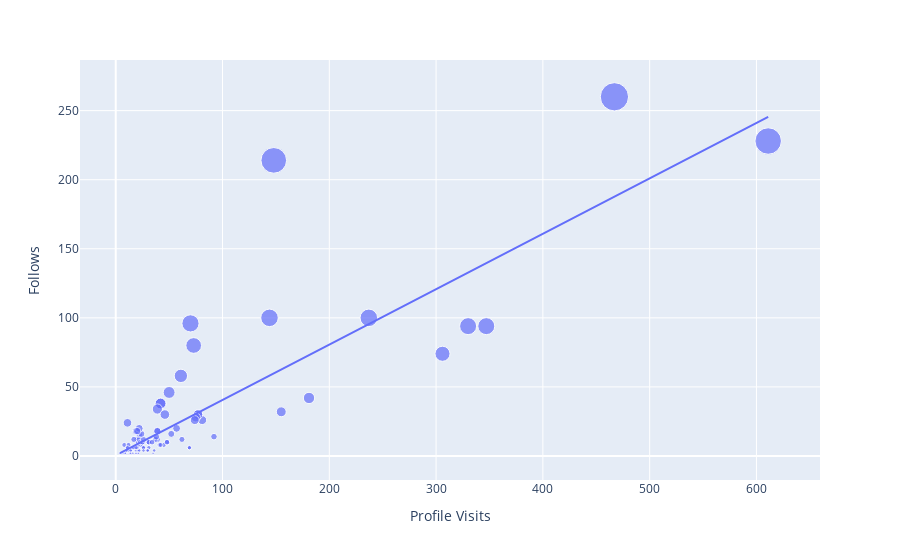

Here is the notebook cell this chart was saved with:
### Code cell
px.scatter(data_frame=df,x='Profile Visits',y='Follows', size='Follows',trendline='ols')

### Figure 1 — Plotly figure (JSON) as saved in the notebook; plotly's stock layout.template omitted (floating-point values rounded to 4 significant figures)
{"data": [{"hovertemplate": "Profile Visits=%{x}<br>Follows=%{marker.size}<extra></extra>", "legendgroup": "", "marker": {"color": "#636efa", "size": [2, 10, 12, 8, 0, 2, 0, 6, 4, 6, 4, 0, 2, 4, 42, 6, 2, 2, 30, 0, 0, 24, 100, 2, 4, 6, 6, 6, 2, 2, 20, 2, 4, 8, 26, 2, 2, 4, 0, 2, 94, 8, 18, 10, 4, 4, 4, 4, 18, 38, 10, 12, 4, 4, 74, 0, 6, 6, 0, 6, 12, 10, 8, 8, 46, 12, 10, 94, 6, 10, 6, 4, 12, 16, 12, 8, 32, 8, 16, 6, 10, 10, 6, 2, 2, 30, 0, 4, 4, 18, 38, 10, 2, 4, 6, 6, 6, 2, 2, 14, 8, 14, 28, 18, 12, 34, 26, 260, 16, 96, 20, 30, 58, 100, 80, 18, 10, 214, 228], "sizemode": "area", "sizeref": 0.65, "symbol": "circle"}, "mode": "markers", "name": "", "orientation": "v", "showlegend": false, "type": "scatter", "x": [35, 48, 62, 23, 8, 9, 26, 12, 36, 31, 29, 15, 8, 20, 181, 17, 16, 21, 77, 10, 9, 11, 144, 14, 10, 19, 69, 11, 19, 9, 57, 13, 11, 24, 81, 4, 7, 14, 18, 8, 330, 21, 19, 32, 19, 21, 14, 30, 39, 42, 31, 20, 12, 22, 306, 13, 26, 16, 15, 15, 39, 21, 8, 45, 50, 37, 25, 347, 26, 48, 16, 26, 17, 52, 22, 41, 155, 12, 22, 20, 23, 25, 17, 16, 21, 77, 10, 14, 30, 39, 42, 31, 14, 10, 19, 69, 11, 19, 9, 38, 42, 92, 75, 21, 26, 39, 74, 467, 24, 70, 22, 46, 61, 237, 73, 20, 34, 148, 611], "xaxis": "x", "y": [2, 10, 12, 8, 0, 2, 0, 6, 4, 6, 4, 0, 2, 4, 42, 6, 2, 2, 30, 0, 0, 24, 100, 2, 4, 6, 6, 6, 2, 2, 20, 2, 4, 8, 26, 2, 2, 4, 0, 2, 94, 8, 18, 10, 4, 4, 4, 4, 18, 38, 10, 12, 4, 4, 74, 0, 6, 6, 0, 6, 12, 10, 8, 8, 46, 12, 10, 94, 6, 10, 6, 4, 12, 16, 12, 8, 32, 8, 16, 6, 10, 10, 6, 2, 2, 30, 0, 4, 4, 18, 38, 10, 2, 4, 6, 6, 6, 2, 2, 14, 8, 14, 28, 18, 12, 34, 26, 260, 16, 96, 20, 30, 58, 100, 80, 18, 10, 214, 228], "yaxis": "y"}, {"hovertemplate": "<b>OLS trendline</b><br>Follows = 0.400884 * Profile Visits + 0.46283<br>R<sup>2</sup>=0.727868<br><br>Profile Visits=%{x}<br>Follows=%{y} <b>(trend)</b><extra></extra>", "legendgroup": "", "marker": {"color": "#636efa", "symbol": "circle"}, "mode": "lines", "name": "", "showlegend": false, "type": "scatter", "x": [4, 7, 8, 8, 8, 8, 9, 9, 9, 9, 10, 10, 10, 10, 11, 11, 11, 11, 12, 12, 12, 13, 13, 14, 14, 14, 14, 14, 15, 15, 15, 16, 16, 16, 16, 17, 17, 17, 18, 19, 19, 19, 19, 19, 19, 20, 20, 20, 20, 21, 21, 21, 21, 21, 21, 22, 22, 22, 22, 23, 23, 24, 24, 25, 25, 26, 26, 26, 26, 26, 29, 30, 30, 31, 31, 31, 32, 34, 35, 36, 37, 38, 39, 39, 39, 39, 41, 42, 42, 42, 45, 46, 48, 48, 50, 52, 57, 61, 62, 69, 69, 70, 73, 74, 75, 77, 77, 81, 92, 144, 148, 155, 181, 237, 306, 330, 347, 467, 611], "xaxis": "x", "y": [2.066, 3.269, 3.67, 3.67, 3.67, 3.67, 4.071, 4.071, 4.071, 4.071, 4.472, 4.472, 4.472, 4.472, 4.873, 4.873, 4.873, 4.873, 5.273, 5.273, 5.273, 5.674, 5.674, 6.075, 6.075, 6.075, 6.075, 6.075, 6.476, 6.476, 6.476, 6.877, 6.877, 6.877, 6.877, 7.278, 7.278, 7.278, 7.679, 8.08, 8.08, 8.08, 8.08, 8.08, 8.08, 8.481, 8.481, 8.481, 8.481, 8.881, 8.881, 8.881, 8.881, 8.881, 8.881, 9.282, 9.282, 9.282, 9.282, 9.683, 9.683, 10.08, 10.08, 10.48, 10.48, 10.89, 10.89, 10.89, 10.89, 10.89, 12.09, 12.49, 12.49, 12.89, 12.89, 12.89, 13.29, 14.09, 14.49, 14.89, 15.3, 15.7, 16.1, 16.1, 16.1, 16.1, 16.9, 17.3, 17.3, 17.3, 18.5, 18.9, 19.71, 19.71, 20.51, 21.31, 23.31, 24.92, 25.32, 28.12, 28.12, 28.52, 29.73, 30.13, 30.53, 31.33, 31.33, 32.93, 37.34, 58.19, 59.79, 62.6, 73.02, 95.47, 123.1, 132.8, 139.6, 187.7, 245.4], "yaxis": "y"}], "layout": {"legend": {"itemsizing": "constant", "tracegroupgap": 0}, "margin": {"t": 60}, "xaxis": {"anchor": "y", "domain": [0, 1], "title": {"text": "Profile Visits"}}, "yaxis": {"anchor": "x", "domain": [0, 1], "title": {"text": "Follows"}}}}
